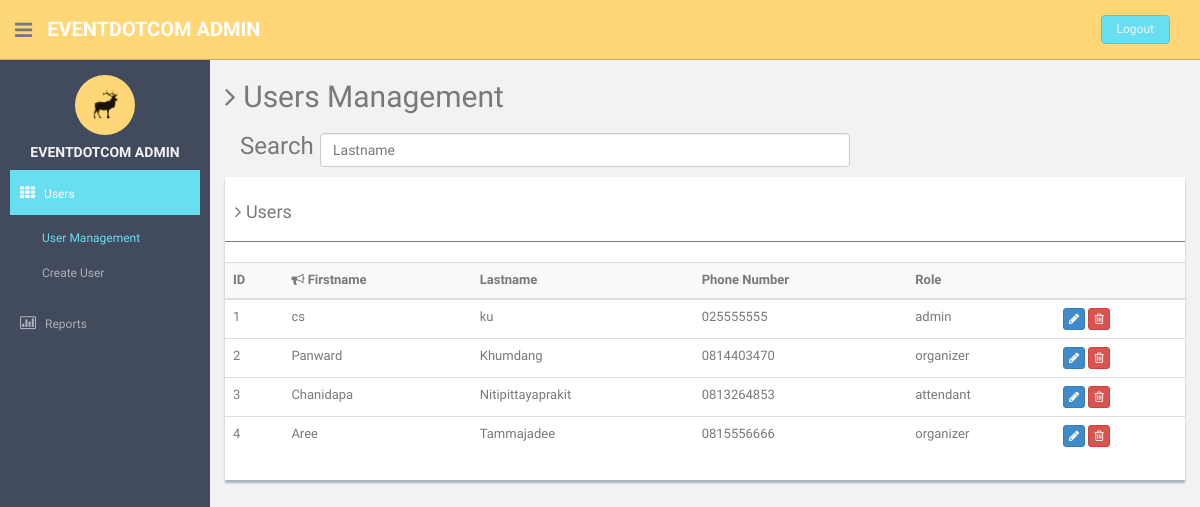
Page /UserManage.php on the committed database.
### tables this page shows
CREATE TABLE `users` (
  `userid` int(11) NOT NULL,
  `type` varchar(10) DEFAULT NULL,
  `fname` varchar(50) DEFAULT NULL,
  `lname` varchar(50) DEFAULT NULL,
  `address` varchar(200) DEFAULT NULL,
  `phoneno` varchar(15) DEFAULT NULL,
  `email` varchar(50) DEFAULT NULL,
  `pwd` varchar(1000) DEFAULT NULL,
  `uname` varchar(20) DEFAULT NULL,
  `ustatus` tinyint(1) DEFAULT NULL,
  `confirmcode` int(11) DEFAULT NULL,
  `gender` varchar(6) DEFAULT NULL,
  `birthday` date DEFAULT NULL
);

### DBconnect01.php (called while the page is built, shortened)
<?php
	 class DBconnect
	 {
	private $servername = "localhost";
  	private $usernamedb = "root";
  	private $passworddb = "";
  	private $dbname = "eventdotcom";
  	private $connection = null;
  	function __construct(){
    	try {
      	$this->connection = new PDO("mysql:host=$this->servername;dbname=$this->dbname", $this->usernamedb, $this->passworddb);
      	$this->connection->setAttribute(PDO::ATTR_ERRMODE, PDO::ERRMODE_EXCEPTION);
    	}
    	catch(PDOException $e) {
        	echo "Error: " . $e->getMessage();
    	}
  	}
	 	function select($selected, $table, $clause){
	 		$count = 0;
	 		$result= [];
			foreach($this->connection->query("SELECT ". $selected ." FROM " .$table. " " .$clause) as $row) {
		    	$result[$count]= $row;
		    	$count+=1;
			}
			return $result;
	 	}
	 }
 ?>

### UserManage.php (the view, shortened to what this page needs)
<!DOCTYPE html>
<html lang="en">
  <head>
    <link href="assets/css/bootstrap.css" rel="stylesheet">
    <link href="assets/font-awesome/css/font-awesome.css" rel="stylesheet" />
    <link href="assets/css/style.css" rel="stylesheet">
    <link href="assets/css/style-responsive.css" rel="stylesheet">
    <?php
     include 'DBconnect01.php';
    $connection  = new DBconnect();
    $result = $connection->select('*','users','');
    ?>
  </head>
  <body>
  <section id="container" >
<header class="header black-bg">
              <div class="sidebar-toggle-box">
                  <div class="fa fa-bars tooltips" data-placement="right" data-original-title="Toggle Navigation"></div>
              </div>
            <a href="index.html" class="logo"><b>EVENTDOTCOM ADMIN</b></a>
            <div class="top-menu">
                <ul class="nav pull-right top-menu">
                    <li><a class="logout" href="logout.php">Logout</a></li>
                </ul>
            </div>
  </header>
  <aside>
          <div id="sidebar"  class="nav-collapse ">
              <ul class="sidebar-menu" id="nav-accordion">
                  <p class="centered"><a href="profile.html"><img src="assets/img/ui-sam.jpg" class="img-circle" width="60"></a></p>
                  <h5 class="centered">EVENTDOTCOM ADMIN</h5>
                  <li class="sub-menu">
                      <a class="active" href="javascript:;" >
                          <i class="fa fa-th"></i>
                          <span>Users</span>
                      </a>
                      <ul class="sub">
                          <li class="active"><a  href="userManage.php">User Management</a></li>
                          <li ><a  href="addUser.php">Create User</a></li>
                      </ul>
                  </li>
                  <li class="sub-menu">
                      <a  href="javascript:;" >
                          <i class=" fa fa-bar-chart-o"></i>
                          <span>Reports</span>
                      </a>
                  </li>
              </ul>
          </div>
 </aside>
      <section id="main-content">
          <section class="wrapper">
            <h2><i class="fa fa-angle-right"></i> Users Management</h2>
            <div class="form-group">
                <h3><label class="col-sm-3 col-sm-1 control-label">Search</label></h3>
                <div class="col-sm-7">
                    <input type="text"  class="form-control" name="lname" placeholder="Lastname">
                </div>
            </div>
            <br>
              <div class="row mt">
                  <div class="col-md-12">
                      <div class="content-panel">
                            <h4><i class="fa fa-angle-right"></i> Users</h4>
                            <hr>
                              <table class="table table-striped table-advance table-hover" id = "myTable">
                                  <tr>
                                      <th> ID</th>
                                      <th><i class="fa fa-bullhorn"></i> Firstname</th>
                                      <th class="hidden-phone"></i> Lastname</th>
                                      <th> Phone Number</th>
                                      <th><i ></i> Role</th>
                                      <th></th>
                                  </tr>
                                  <tbody>
                                    <?php foreach ($result as $row) {  ?>
                                    <form method ="POST" >
                                        <tr>
                                          <td>
                                            <input hidden=true name='id' value="<?php echo $row['userid']?>"> <?php echo $row['userid'] ?>
                                          </td>
                                          <td><?php echo $row['fname'] ?></td>
                                          <td><?php echo $row['lname'] ?></td>
                                          <td><?php echo $row['phoneno'] ?></td>
                                          <td><?php echo $row['type'] ?></td>
                                          <td>
                                            <button class="btn btn-primary btn-xs" type="submit" name="edit" formaction ="editUser.php"><i class="fa fa-pencil" ></i>
                                            </button>
                                            <button class="btn btn-danger btn-xs" type="submit" name="del" action="<?php echo htmlspecialchars($_SERVER["PHP_SELF"]);?>" ><i class="fa fa-trash-o "></i>
                                            </button>
                                          </td>
                                      </tr>
                                </form>
                                    <?php  } ?>
                                  </tbody>
                              </table>
                      </div>
                  </div>
              </div>
    </section><! --/wrapper -->
      </section>
  </section>
  </body>
</html>

### assets/css/style.css (style rules this page uses)
body { color: #797979; background: #f2f2f2; font-family: 'Ruda', sans-serif; padding: 0px !important; margin: 0px !important; font-size:13px; }
ul li { list-style: none; }
a, a:hover, a:focus { text-decoration: none; outline: none; }
#container { width: 100%; height: 100%; }
hr { margin-top: 20px; margin-bottom: 20px; border: 0; border-top: 1px solid #797979; }
.centered { text-align: center; }
.mt { margin-top: 25px; }
ul.top-menu > li > .logout { color: #f2f2f2; font-size: 12px; border-radius: 4px; -webkit-border-radius: 4px; border: 1px solid #64c3c2 !important; padding: 5px 15px; margin-right: 15px; background: #68dff0; margin-top: 15px; }
#sidebar { width: 210px; height: 100%; position: fixed; background: #424a5d; }
#sidebar h5 { color: #f2f2f2; font-weight: 700; }
#sidebar ul li { position: relative; }
#sidebar .sub-menu > .sub li { padding-left: 32px; }
#sidebar .sub-menu > .sub li:last-child { padding-bottom: 10px; }
ul.sidebar-menu , ul.sidebar-menu li ul.sub { margin: -2px 0 0; padding: 0; }
ul.sidebar-menu { margin-top: 75px; }
#sidebar > ul > li > ul.sub { display: none; }
#sidebar > ul > li.active > ul.sub, #sidebar > ul > li > ul.sub > li > a { display: block; }
ul.sidebar-menu li ul.sub li { background: #424a5d; margin-bottom: 0; margin-left: 0; margin-right: 0; }
ul.sidebar-menu li ul.sub li:last-child { border-radius: 0 0 4px 4px; -webkit-border-radius: 0 0 4px 4px; }
ul.sidebar-menu li ul.sub li a { font-size: 12px; padding: 6px 0; line-height: 35px; height: 35px; -webkit-transition: all 0.3s ease; -moz-transition: all 0.3s ease; -o-transition: all 0.3s ease; -ms-transition: all 0.3s ease; transition: all 0.3s ease; color: #aeb2b7; }
ul.sidebar-menu li ul.sub li.active a { color: #68dff0; -webkit-transition: all 0.3s ease; -moz-transition: all 0.3s ease; -o-transition: all 0.3s ease; -ms-transition: all 0.3s ease; transition: all 0.3s ease; display: block; }
ul.sidebar-menu li { margin-bottom: 5px; margin-left:10px; margin-right:10px; }
ul.sidebar-menu li.sub-menu { line-height: 15px; }
ul.sidebar-menu li a span { display: inline-block; }
ul.sidebar-menu li a { color: #aeb2b7; text-decoration: none; display: block; padding: 15px 0 15px 10px; font-size: 12px; outline: none; -webkit-transition: all 0.3s ease; -moz-transition: all 0.3s ease; -o-transition: all 0.3s ease; -ms-transition: all 0.3s ease; transition: all 0.3s ease; }
ul.sidebar-menu li a.active, ul.sidebar-menu li a:hover, ul.sidebar-menu li a:focus { background: #68dff0; color: #fff; display: block; -webkit-transition: all 0.3s ease; -moz-transition: all 0.3s ease; -o-transition: all 0.3s ease; -ms-transition: all 0.3s ease; transition: all 0.3s ease; }
ul.sidebar-menu li a i { font-size: 15px; padding-right: 6px; }
ul.sidebar-menu li a.active i { color: #fff; }
#main-content { margin-left: 210px; }
.header, .footer { min-height: 60px; padding: 0 15px; }
.header { position: fixed; left: 0; right: 0; z-index: 1002; }
.black-bg { background: #ffd777; border-bottom: 1px solid #c9aa5f; }
.wrapper { display: inline-block; margin-top: 60px; padding-left: 15px; padding-right: 15px; padding-bottom: 15px; padding-top: 0px; width: 100%; }
a.logo { font-size: 20px; color: #ffffff; float: left; margin-top: 15px; text-transform: uppercase; }
a.logo b { font-weight: 900; }
#top_menu .nav > li, ul.top-menu > li { float: left; }
ul.top-menu > li > a { color: #666666; font-size: 16px; border-radius: 4px; -webkit-border-radius: 4px; border:1px solid #666666 !important; padding: 2px 6px; margin-right: 15px; }
.sidebar-toggle-box { float: left; padding-right: 15px; margin-top: 20px; }
.sidebar-toggle-box .fa-bars { cursor: pointer; display: inline-block; font-size: 20px; }
.content-panel { background: #ffffff; box-shadow: 0px 3px 2px #aab2bd; padding-top: 15px; padding-bottom: 5px; }
.content-panel h4 { margin-left: 10px; }
label { font-weight: 400; }

### rows in the picture
users: userid "1", fname "cs", lname "ku", phoneno "025555555", type "admin"
users: userid "2", fname "Panward", lname "Khumdang", phoneno "0814403470", type "organizer"
users: userid "3", fname "Chanidapa", lname "Nitipittayaprakit", phoneno "0813264853", type "attendant"
users: userid "4", fname "Aree", lname "Tammajadee", phoneno "0815556666", type "organizer"
